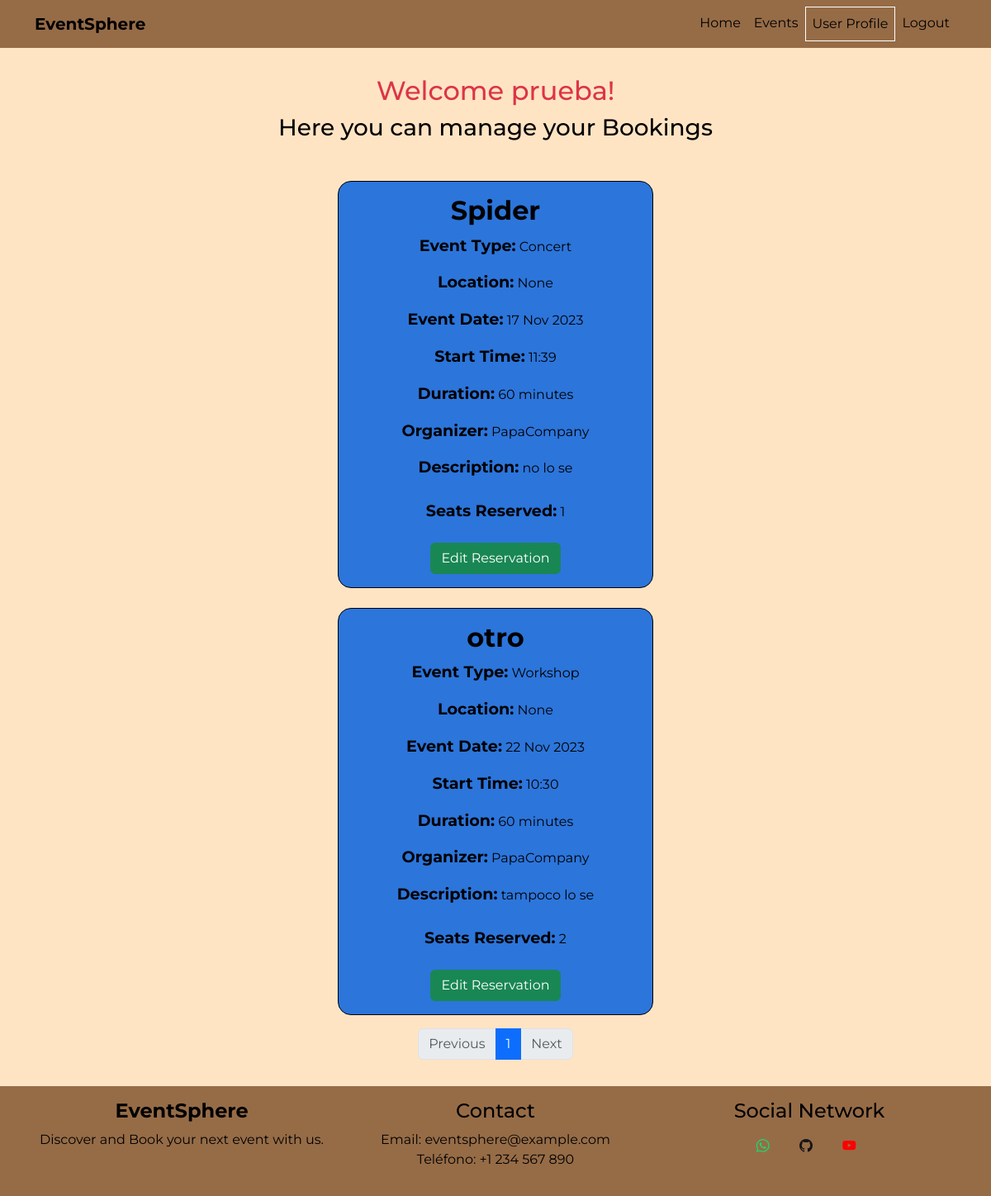
Page /user_profile (signed in) on the earlier database version.
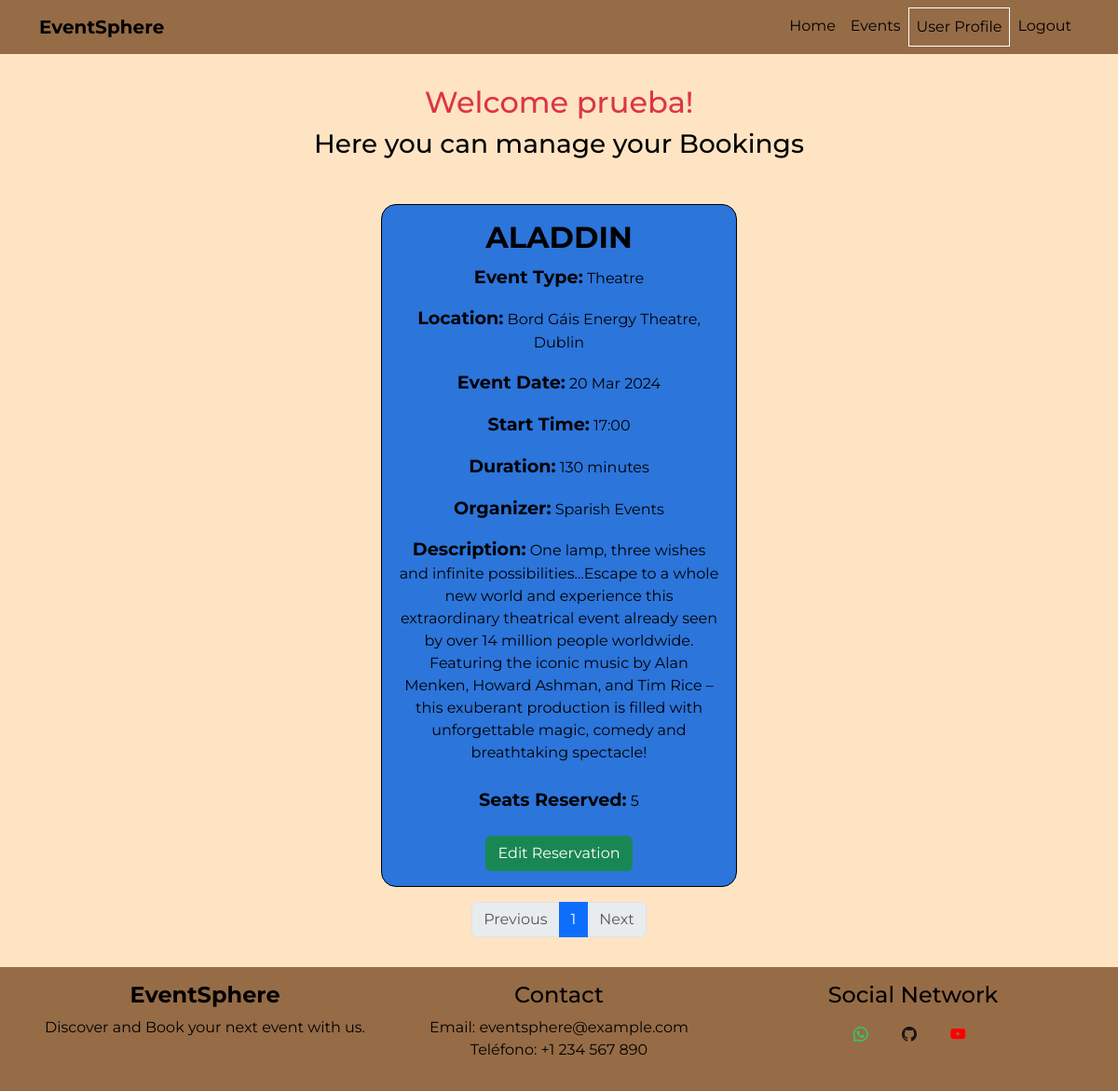
Same page on the later database version.
### models.py (models this page shows, shortened)
class Reservation(db.Model):
    id = db.Column(db.Integer, primary_key=True)
    user_id = db.Column(db.Integer, db.ForeignKey("user.id"), nullable=False)
    event_id = db.Column(db.Integer, db.ForeignKey("event.id"), nullable=False)
    date = db.Column(db.DateTime, nullable=False, default=datetime.utcnow)
    seats = db.Column(db.Integer, nullable=False)

class Event(db.Model):
    id = db.Column(db.Integer, primary_key=True)
    title = db.Column(db.String(100), nullable=False)
    description = db.Column(db.String(1000), nullable=False)
    event_date = db.Column(db.Date, nullable=False)
    start_time = db.Column(db.Time, nullable=False)
    duration = db.Column(db.Integer, nullable=False)
    capacity = db.Column(db.Integer, nullable=False)
    organizer_id = db.Column(db.Integer, db.ForeignKey("user.id"), nullable=False)
    organizer = db.relationship("User", backref="organized_events")
    event_type = db.Column(db.String(50))
    location = db.Column(db.String(120))
    reservations = db.relationship("Reservation", backref="event", lazy="dynamic")

class User(db.Model):
    id = db.Column(db.Integer, primary_key=True)
    username = db.Column(db.String(80), unique=True, nullable=False)
    email = db.Column(db.String(120), unique=True, nullable=False)
    password_hash = db.Column(db.String(128))
    is_business = db.Column(db.Boolean, default=False)
    company_name = db.Column(db.String(100))
    reservations = db.relationship("Reservation", backref="user", lazy="dynamic")

### app.py (the view)
@app.route("/user_profile")
@login_required
def user_profile():
    user_id = session["user_id"]
    page = request.args.get("page", 1, type=int)
    per_page = request.args.get("per_page", 8, type=int)
    reservations_paginated = Reservation.query.filter_by(user_id=user_id).paginate(
        page=page, per_page=per_page, error_out=False
    )
    user = User.query.get(user_id)
    return render_template(
        "user_profile.html",
        user=user,
        reservations=reservations_paginated.items,
        pagination=reservations_paginated,
    )

### app.py (called while the page is built)
def is_authenticated():
    return "user_id" in session

def login_required(f):
    @wraps(f)
    def decorated_function(*args, **kwargs):
        if not is_authenticated():
            flash("Please log in to access this page.", "danger")
            return redirect(url_for("login"))
        return f(*args, **kwargs)
    return decorated_function

### templates/user_profile.html (shortened to what this page needs)
{% extends 'base.html' %}
{% block content %}
<div class="container-fluid d-flex flex-column min-vh-100">
  <h2 class="text-center text-danger mt-3">Welcome {{ user.username }}!</h2>
  <h3 class="text-center mb-4">Here you can manage your Bookings</h3>
  <div class="flex-grow-1 d-flex flex-column">
    <div class="reservations">
      {% for reservation in reservations %}
      <div class="card reservation_card mb-3 mt-4 col-12 col-md-6 col-lg-4">
        <div class="card-body">
          <h5 class="card-title fw-bolder fs-2">{{ reservation.event.title }}</h5>
          <p class="card-text"><strong class="card_titles">Event Type:</strong> {{ reservation.event.event_type }}</p>
          <p class="card-text"><strong class="card_titles">Location:</strong> {{ reservation.event.location }}</p>
          <p class="card-text"><strong class="card_titles">Event Date:</strong> {{
            reservation.event.event_date.strftime('%d %b %Y') }}</p>
          <p class="card-text"><strong class="card_titles">Start Time:</strong> {{
            reservation.event.start_time.strftime('%H:%M') }}</p>
          <p class="card-text"><strong class="card_titles">Duration:</strong> {{ reservation.event.duration }} minutes
          </p>
          <p class="card-text"><strong class="card_titles">Organizer:</strong> {{
            reservation.event.organizer.company_name }}</p>
          <p class="card-text"><strong class="card_titles">Description:</strong> {{ reservation.event.description }}</p>
          <p class="card-text p-2"><strong class="card_titles">Seats Reserved:</strong> {{ reservation.seats }}</p>
          <a href="{{ url_for('edit_reservation', reservation_id=reservation.id) }}" class="btn btn-success">Edit
            Reservation</a>
        </div>
      </div>
      {% else %}
      <p class="text-center">No reservations made yet.</p>
      {% endfor %}
    </div>
    <div class="pagination_controls text-center mt-auto">
      <nav aria-label="Events pagination">
        <ul class="pagination justify-content-center">
          <li class="page-item {% if not pagination.has_prev %}disabled{% endif %}">
            <a class="page-link" href="{{ url_for('user_profile', page=pagination.prev_num) }}" {% if not
              pagination.has_prev %}aria-disabled="true" {% endif %}>Previous</a>
          </li>
          {% for page_num in pagination.iter_pages() %}
          <li class="page-item {% if page_num == pagination.page %}active{% endif %}">
            <a class="page-link" href="{{ url_for('user_profile', page=page_num) }}">{{ page_num }}</a>
          </li>
          {% endfor %}
          <li class="page-item {% if not pagination.has_next %}disabled{% endif %}">
            <a class="page-link" href="{{ url_for('user_profile', page=pagination.next_num) }}" {% if not
              pagination.has_next %}aria-disabled="true" {% endif %}>Next</a>
          </li>
        </ul>
      </nav>
    </div>
  </div>
</div>
{% endblock %}

Differences in the rows shown:
removed Reservation: event "Spider", event.event_type "Concert", event.location "None", event.event_date "17 Nov 2023", event.start_time "11:39", event.duration "60", event.organizer.company_name "PapaCompany", event.description "no lo se", seats "1"
removed Reservation: event "otro", event.event_type "Workshop", event.location "None", event.event_date "22 Nov 2023", event.start_time "10:30", event.duration "60", event.organizer.company_name "PapaCompany", event.description "tampoco lo se", seats "2"
now on this page (row edited): Reservation: event "ALADDIN", event.event_type "Theatre", event.location "Bord Gáis Energy Theatre, Dublin", event.event_date "20 Mar 2024", event.start_time "17:00", event.duration "130", event.organizer.company_name "Sparish Events", event.description "One lamp, three wishes and infinite possibilities…Escape to a whole new world and experience this extraordinary theatrical event already seen by over 14 million people worldwide. Featuring the iconic music by Alan Menken, Howard Ashman, and Tim Rice – this exuberant production is filled with unforgettable magic, comedy and breathtaking spectacle!", seats "5"
